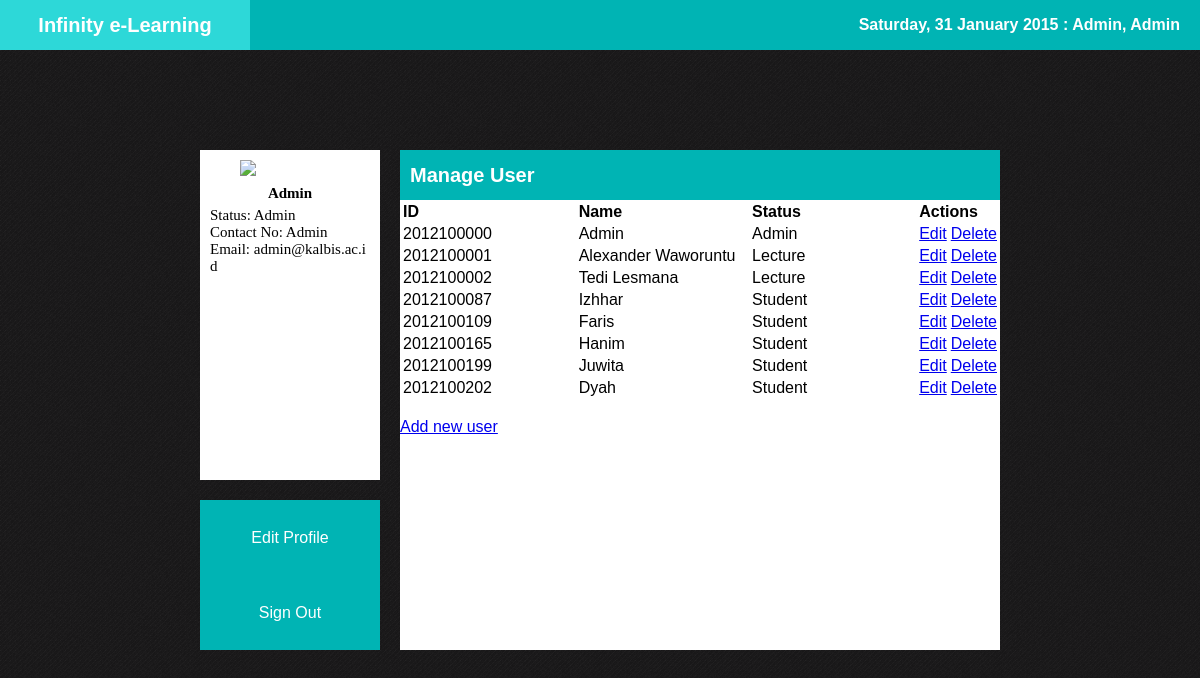
/modules/manage_user.php (signed in), run on the app's committed database.
### tables this page shows
CREATE TABLE IF NOT EXISTS `msuser` (
  `id` int(10) NOT NULL,
  `password` varchar(100) NOT NULL,
  `name` varchar(100) NOT NULL,
  `contact` varchar(13) NOT NULL,
  `email` varchar(100) NOT NULL,
  `status` varchar(100) NOT NULL
);

### modules/manage_user.php (the view, shortened to what this page needs)
<?php require_once("../includes/db_connection.php"); ?>
<?php require_once("../includes/functions.php"); ?>
<?php
	if(isset($_SESSION['login']) ) {
		$user = $_SESSION['login'];
?>
<?php
	$user_set = find_all_users();
?>
<?php
	$sql = "SELECT * FROM msuser WHERE id = '$user'";
	$result = mysqli_query($connection, $sql);
	if($row = mysqli_fetch_array($result)) {
?>
<!DOCTYPE html>
<html>
<head>
    <link rel="stylesheet" href="../css/styles.css">
</head>
<body>
    <div id="top">
        <div id="home-link"><a href="home.php">Infinity e-Learning</a></div>
		<div id="header">
			<?php echo waktu() . ': ' . $row['status'] . ', ' . $row['name']; ?>
		</div>
	</div>
    <div id="main">
        <div id="left">
            <div id="profile">
                <div id="profile-img"><img src="#"/></div>
                <div id="profile-name"><?php echo $row['name']; ?></div>
                <div id="profile-desc">
					<div>Status: <?php echo $row['status']; ?> </div>
					<div>Contact No: <?php echo $row['contact']; ?> </div>
					<div>Email: <?php echo $row['email']; ?></div>
				<?php
					}
				?>
                </div>
            </div>
            <div id="nav">
                <ul>
                    <li><a href="edit_profile.php">Edit Profile</a></li>
                    <li><a href="logout.php">Sign Out</a></li>
                </ul>
            </div>
        </div>
        <div id="right">
            <div id="select">
                <div id="select-head"><span>Manage User</span></div>
                <div id="select-body">
					<table>
					<tr>
						<th style="text-align: left; width: 200px;">ID</th>
						<th style="text-align: left; width: 200px;">Name</th>
						<th style="text-align: left; width: 200px;">Status</th>
						<th colspan= "2" style="text-align: left">Actions</th>
					</tr>
					<?php while($user = mysqli_fetch_assoc($user_set))
					{ ?>
						<tr>
							<td><?php echo htmlentities($user["id"]);?></td>
							<td><?php echo htmlentities($user["name"]);?></td>
							<td><?php echo htmlentities($user["status"]);?></td>
							<td><a href="edit_user.php?id=<?php echo urlencode($user['id']);?>">Edit</a></td>
							<td><a href="delete_user.php?id=<?php echo urlencode($user['id']);?>" onclick="return confirm('Are you sure?');">Delete</a></td>
						</tr>
					<?php }
					?>
					</table>
					<br />
					<a href="create_user.php">Add new user</a>
				</div>
			</div>
		</div>
	</div>
</body>
</html>
<?php
}else {
	header('Location: ../index.php');
}
?>

### css/styles.css (style rules this page uses)
body { padding: 0px; margin: 0px; background: url(../images/bg.png); font-family: verdana, sans-serif; }
#top { height: 50px; background: #00B4B4; }
#home-link { float: left; width: 250px; text-align: center; line-height: 50px; font-weight: bold; }
#home-link > a { display: block; text-decoration: none; color: #fff; font-family: verdana, sans-serif; font-size: 20px; }
#header { float: right; line-height: 50px; color: #fff; font-weight: bold; padding-right: 20px; }
#main { position: absolute; top: 50%; left: 50%; margin-left: -400px; margin-top: -250px; width: 800px; height: 500px; }
#left { position: absolute; top: 0px; left: 0px; height: 100%; width: 200px; widows: 100px; }
#right { position: absolute; top 0px; right: 0px; height: 100%; width: 600px; }
#home-link { font-family: Palatino Linotype; font-size: 25px; }
#profile { box-sizing: border-box; width: 180px; height: 330px; font-family: Verdana; font-size:15px; background: #fff; padding: 10px; word-break: break-all; word-wrap: break-word; }
#profile div { display: block; }
#profile-img > img { width: 100px; margin-left: 30px; }
#profile-name { text-align: center; font-weight: bold; padding: 5px; }
#nav { margin-top: 20px; width: 180px; height: 150px; background: #00B4B4; }
#nav ul { padding: 0px; list-style: none; }
#nav li { line-height: 75px; text-align: center; }
#nav a { display: block; text-decoration: none; color: #fff; }
#select { width: 100%; float: right; height: 100%; background: #fff; }
#select-head { position: absolute; box-sizing: border-box; top: 0px; left: 0px; width: 100%; height: 50px; line-height: 50px; background: #00B4B4; padding: 0px 10px; }
#select-head > span { color: #fff; font-weight: bold; font-size: 20px; float: left; }
#select-body { margin-top: 50px; height: 450px; overflow-x: hidden; overflow-y: scroll; }

### data on the page
msuser: status "Admin", name "Admin", contact "Admin", email "admin@kalbis.ac.id", id "2012100000"
msuser: id "2012100001", name "Alexander Waworuntu", status "Lecture"
msuser: id "2012100002", name "Tedi Lesmana", status "Lecture"
msuser: id "2012100087", name "Izhhar", status "Student"
msuser: id "2012100109", name "Faris", status "Student"
msuser: id "2012100165", name "Hanim", status "Student"
msuser: id "2012100199", name "Juwita", status "Student"
msuser: id "2012100202", name "Dyah", status "Student"
